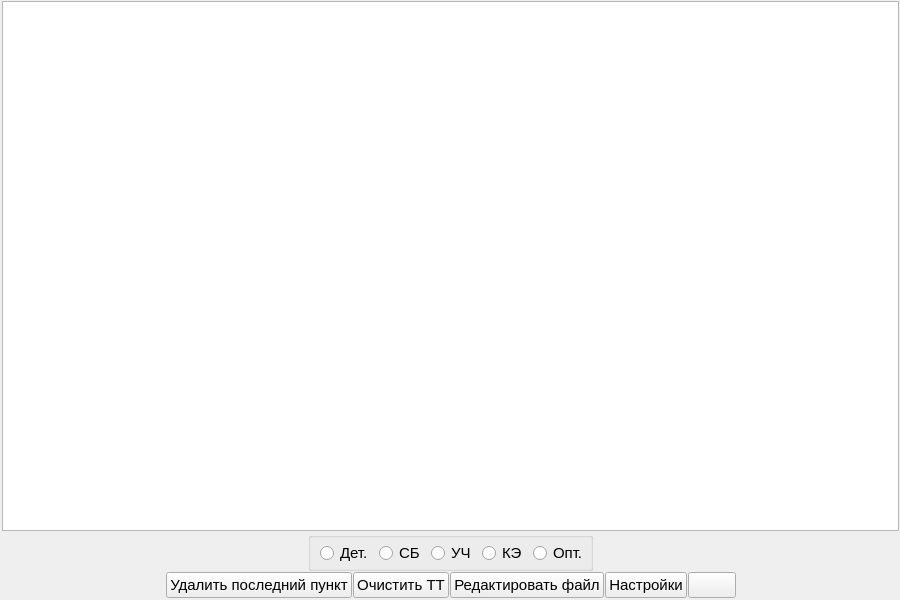
<?xml version="1.0" encoding="UTF-8"?>
<ui version="4.0">
 <class>MainWindow</class>
 <widget class="QMainWindow" name="MainWindow">
  <property name="enabled">
   <bool>true</bool>
  </property>
  <property name="geometry">
   <rect>
    <x>0</x>
    <y>0</y>
    <width>900</width>
    <height>600</height>
   </rect>
  </property>
  <property name="font">
   <font>
    <pointsize>11</pointsize>
   </font>
  </property>
  <widget class="QWidget" name="centralwidget">
   <layout class="QVBoxLayout" name="verticalLayout">
    <property name="spacing">
     <number>1</number>
    </property>
    <property name="leftMargin">
     <number>2</number>
    </property>
    <property name="topMargin">
     <number>1</number>
    </property>
    <property name="rightMargin">
     <number>1</number>
    </property>
    <property name="bottomMargin">
     <number>2</number>
    </property>
    <item>
     <widget class="QListWidget" name="listWidget"/>
    </item>
    <item>
     <widget class="QWidget" name="horizontalWidget" native="true">
      <layout class="QHBoxLayout" name="horizontalLayout">
       <property name="spacing">
        <number>0</number>
       </property>
       <property name="leftMargin">
        <number>0</number>
       </property>
       <property name="topMargin">
        <number>0</number>
       </property>
       <property name="rightMargin">
        <number>0</number>
       </property>
       <property name="bottomMargin">
        <number>0</number>
       </property>
       <item>
        <spacer name="horizontalSpacer_4">
         <property name="orientation">
          <enum>Qt::Horizontal</enum>
         </property>
         <property name="sizeHint" stdset="0">
          <size>
           <width>0</width>
           <height>0</height>
          </size>
         </property>
        </spacer>
       </item>
       <item>
        <widget class="QGroupBox" name="groupBox">
         <property name="title">
          <string/>
         </property>
         <property name="flat">
          <bool>false</bool>
         </property>
         <property name="checkable">
          <bool>false</bool>
         </property>
         <layout class="QHBoxLayout" name="horizontalLayout_3">
          <property name="topMargin">
           <number>2</number>
          </property>
          <property name="rightMargin">
           <number>2</number>
          </property>
          <property name="bottomMargin">
           <number>2</number>
          </property>
          <item>
           <widget class="QRadioButton" name="det_rbtn">
            <property name="text">
             <string>Дет.</string>
            </property>
           </widget>
          </item>
          <item>
           <widget class="QRadioButton" name="SB_rbtn">
            <property name="text">
             <string>СБ</string>
            </property>
           </widget>
          </item>
          <item>
           <widget class="QRadioButton" name="UCH_rbtn">
            <property name="text">
             <string>УЧ</string>
            </property>
           </widget>
          </item>
          <item>
           <widget class="QRadioButton" name="CE_rbtn">
            <property name="text">
             <string>КЭ</string>
            </property>
           </widget>
          </item>
          <item>
           <widget class="QRadioButton" name="optics_rbtn">
            <property name="text">
             <string>Опт.</string>
            </property>
           </widget>
          </item>
         </layout>
         <zorder>SB_rbtn</zorder>
         <zorder>UCH_rbtn</zorder>
         <zorder>CE_rbtn</zorder>
         <zorder>det_rbtn</zorder>
         <zorder>optics_rbtn</zorder>
        </widget>
       </item>
       <item>
        <spacer name="horizontalSpacer_3">
         <property name="orientation">
          <enum>Qt::Horizontal</enum>
         </property>
         <property name="sizeHint" stdset="0">
          <size>
           <width>0</width>
           <height>0</height>
          </size>
         </property>
        </spacer>
       </item>
      </layout>
     </widget>
    </item>
    <item>
     <widget class="QWidget" name="horizontalWidget" native="true">
      <layout class="QHBoxLayout" name="horizontalLayout_2">
       <property name="spacing">
        <number>1</number>
       </property>
       <property name="leftMargin">
        <number>0</number>
       </property>
       <property name="topMargin">
        <number>0</number>
       </property>
       <property name="rightMargin">
        <number>0</number>
       </property>
       <property name="bottomMargin">
        <number>0</number>
       </property>
       <item>
        <spacer name="horizontalSpacer">
         <property name="orientation">
          <enum>Qt::Horizontal</enum>
         </property>
         <property name="sizeHint" stdset="0">
          <size>
           <width>0</width>
           <height>0</height>
          </size>
         </property>
        </spacer>
       </item>
       <item>
        <widget class="QPushButton" name="clear_line_btn">
         <property name="font">
          <font>
           <pointsize>11</pointsize>
          </font>
         </property>
         <property name="whatsThis">
          <string>&lt;html&gt;&lt;head/&gt;&lt;body&gt;&lt;p&gt;&lt;br/&gt;&lt;/p&gt;&lt;/body&gt;&lt;/html&gt;</string>
         </property>
         <property name="text">
          <string>Удалить последний пункт</string>
         </property>
         <property name="icon">
          <iconset resource="../icons/resources_rc.qrc">
           <normaloff>:/TTEditor/del1.png</normaloff>:/TTEditor/del1.png</iconset>
         </property>
         <property name="iconSize">
          <size>
           <width>20</width>
           <height>20</height>
          </size>
         </property>
        </widget>
       </item>
       <item>
        <widget class="QPushButton" name="clear_btn">
         <property name="text">
          <string>Очистить ТТ</string>
         </property>
         <property name="icon">
          <iconset resource="../icons/resources_rc.qrc">
           <normaloff>:/TTEditor/del.png</normaloff>:/TTEditor/del.png</iconset>
         </property>
         <property name="iconSize">
          <size>
           <width>20</width>
           <height>20</height>
          </size>
         </property>
        </widget>
       </item>
       <item>
        <widget class="QPushButton" name="edit_file_btn">
         <property name="text">
          <string>Редактировать файл</string>
         </property>
         <property name="icon">
          <iconset resource="../icons/resources_rc.qrc">
           <normaloff>:/TTEditor/pen.png</normaloff>:/TTEditor/pen.png</iconset>
         </property>
         <property name="iconSize">
          <size>
           <width>20</width>
           <height>20</height>
          </size>
         </property>
        </widget>
       </item>
       <item>
        <widget class="QPushButton" name="settings_btn">
         <property name="toolTip">
          <string>Настройки программы</string>
         </property>
         <property name="text">
          <string>Настройки</string>
         </property>
         <property name="icon">
          <iconset resource="../icons/resources_rc.qrc">
           <normaloff>:/TTEditor/settings.png</normaloff>:/TTEditor/settings.png</iconset>
         </property>
         <property name="iconSize">
          <size>
           <width>20</width>
           <height>20</height>
          </size>
         </property>
        </widget>
       </item>
       <item>
        <widget class="QPushButton" name="on_top_btn">
         <property name="toolTip">
          <string>Закрепление окна</string>
         </property>
         <property name="styleSheet">
          <string notr="true"/>
         </property>
         <property name="text">
          <string/>
         </property>
         <property name="icon">
          <iconset resource="../icons/resources_rc.qrc">
           <normaloff>:/TTEditor/stud button.png</normaloff>:/TTEditor/stud button.png</iconset>
         </property>
         <property name="iconSize">
          <size>
           <width>20</width>
           <height>20</height>
          </size>
         </property>
        </widget>
       </item>
       <item>
        <spacer name="horizontalSpacer_2">
         <property name="orientation">
          <enum>Qt::Horizontal</enum>
         </property>
         <property name="sizeHint" stdset="0">
          <size>
           <width>0</width>
           <height>0</height>
          </size>
         </property>
        </spacer>
       </item>
      </layout>
     </widget>
    </item>
   </layout>
  </widget>
 </widget>
 <tabstops>
  <tabstop>listWidget</tabstop>
  <tabstop>det_rbtn</tabstop>
  <tabstop>SB_rbtn</tabstop>
  <tabstop>UCH_rbtn</tabstop>
  <tabstop>CE_rbtn</tabstop>
  <tabstop>optics_rbtn</tabstop>
  <tabstop>clear_line_btn</tabstop>
  <tabstop>clear_btn</tabstop>
  <tabstop>edit_file_btn</tabstop>
  <tabstop>settings_btn</tabstop>
  <tabstop>on_top_btn</tabstop>
 </tabstops>
 <resources>
  <include location="../icons/resources_rc.qrc"/>
 </resources>
 <connections/>
</ui>
